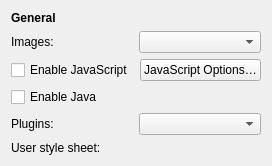
     <widget class="QWidget" name="contentPage">
      <layout class="QVBoxLayout" name="contentPageLayout" stretch="0,0,0,0,0,0,1">
       <item>
        <widget class="QLabel" name="contentGeneralHeader">
         <property name="font">
          <font>
           <weight>75</weight>
           <bold>true</bold>
          </font>
         </property>
         <property name="text">
          <string>General</string>
         </property>
        </widget>
       </item>
       <item>
        <layout class="QHBoxLayout" name="enableImagesLayout">
         <item>
          <widget class="QLabel" name="enableImagesLabel">
           <property name="text">
            <string>Images:</string>
           </property>
           <property name="buddy">
            <cstring>enableImagesComboBox</cstring>
           </property>
          </widget>
         </item>
         <item>
          <widget class="QComboBox" name="enableImagesComboBox"/>
         </item>
        </layout>
       </item>
       <item>
        <layout class="QHBoxLayout" name="javaScriptOptionslLayout" stretch="1,0">
         <item>
          <widget class="QCheckBox" name="enableJavaScriptCheckBox">
           <property name="text">
            <string>Enable JavaScript</string>
           </property>
          </widget>
         </item>
         <item>
          <widget class="QPushButton" name="javaScriptOptionsButton">
           <property name="text">
            <string>JavaScript Options…</string>
           </property>
          </widget>
         </item>
        </layout>
       </item>
       <item>
        <widget class="QCheckBox" name="enableJavaCheckBox">
         <property name="text">
          <string>Enable Java</string>
         </property>
        </widget>
       </item>
       <item>
        <layout class="QHBoxLayout" name="enablePluginsLayout">
         <item>
          <widget class="QLabel" name="pluginsLabel">
           <property name="text">
            <string>Plugins:</string>
           </property>
           <property name="buddy">
            <cstring>enablePluginsComboBox</cstring>
           </property>
          </widget>
         </item>
         <item>
          <widget class="QComboBox" name="enablePluginsComboBox"/>
         </item>
        </layout>
       </item>
       <item>
        <layout class="QHBoxLayout" name="userStyleSheetLayout">
         <item>
          <widget class="QLabel" name="userStyleSheetWidget">
           <property name="text">
            <string>User style sheet:</string>
           </property>
          </widget>
         </item>
         <item>
          <widget class="Meerkat::FilePathWidget" name="userStyleSheetFilePathWidget" native="true"/>
         </item>
        </layout>
       </item>
       <item>
        <spacer name="advancedContentSpacer">
         <property name="orientation">
          <enum>Qt::Vertical</enum>
         </property>
         <property name="sizeHint" stdset="0">
          <size>
           <width>0</width>
           <height>0</height>
          </size>
         </property>
        </spacer>
       </item>
      </layout>
     </widget>
